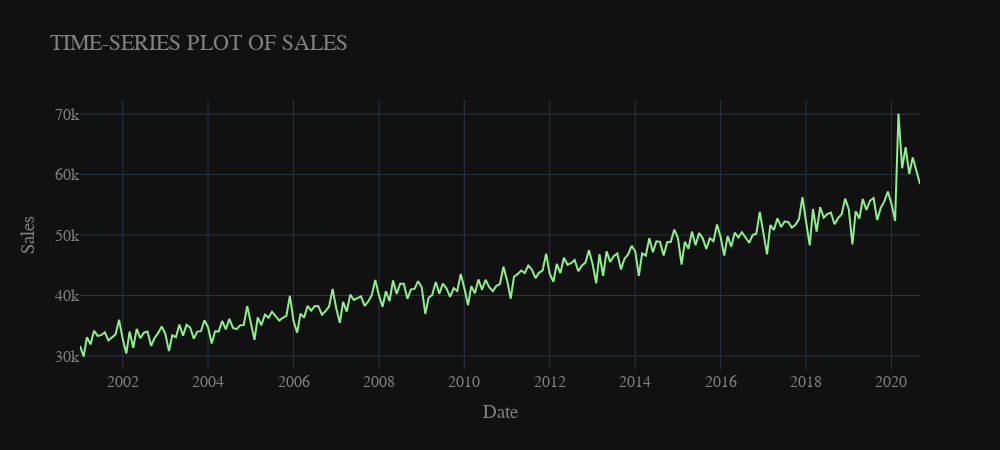

The notebook cell saved with this chart:
### Markdown cell above
We can see that over the last two year of recorded sales data most of the sales avergae around 40000 sales per month. The minimum for the entire period is 29913 and the maximum is 70000.

### Code cell
fig = go.Figure()

fig.add_trace(go.Scatter(x=data.Date, y=data.Sales, marker_color='lightgreen'))

fig.update_layout(title='TIME-SERIES PLOT OF SALES', 
                  height=450, width=1000, template='plotly_dark', font_color='lightgreen', 
                  font=dict(family="sans serif",
                            size=16,
                            color="grey"
                            ))

fig.update_xaxes(title='Date')
fig.update_yaxes(title='Sales')
fig.show()

### Figure 1 — Plotly figure (JSON) as saved in the notebook; plotly's stock layout.template omitted (floating-point values rounded to 4 significant figures; data arrays with more than 128 entries replaced by an {"elided": "..."} marker saying what was removed)
{"data": [{"marker": {"color": "lightgreen"}, "type": "scatter", "x": {"elided": "237 str values"}, "y": {"elided": "237 int values"}}], "layout": {"font": {"color": "grey", "family": "sans serif", "size": 16}, "height": 450, "title": {"text": "TIME-SERIES PLOT OF SALES"}, "width": 1000, "xaxis": {"title": {"text": "Date"}}, "yaxis": {"title": {"text": "Sales"}}}}
